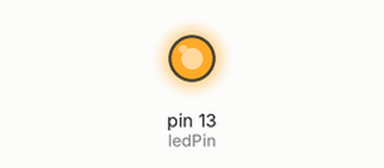
This sketch was run on a simulated Arduino Uno, built with avr-gcc and run on an emulated ATmega328P. Parts: output pins drawn as LEDs (lit = HIGH).

Above: at 0.1 s.
Timing chart, 0 to 1.6 s (numbered marks = the images above):
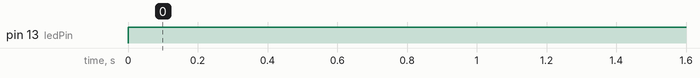

The sketch:

Part_02_-_Blink_Led_Faster_-_Hello_World.ino
```cpp
/*

Program 002

*/

int ledPin = 13;
int dtime = 200;

void setup(){

	pinMode(ledPin,OUTPUT);

}

void loop(){

	digitalWrite(ledPin,HIGH);
	delay(dtime);

	digitalWrite(ledPin,HIGH);
	delay(dtime);

}
```

Measured:
- by itself, pin 13 (ledPin): LOW → HIGH at 0.00 s
